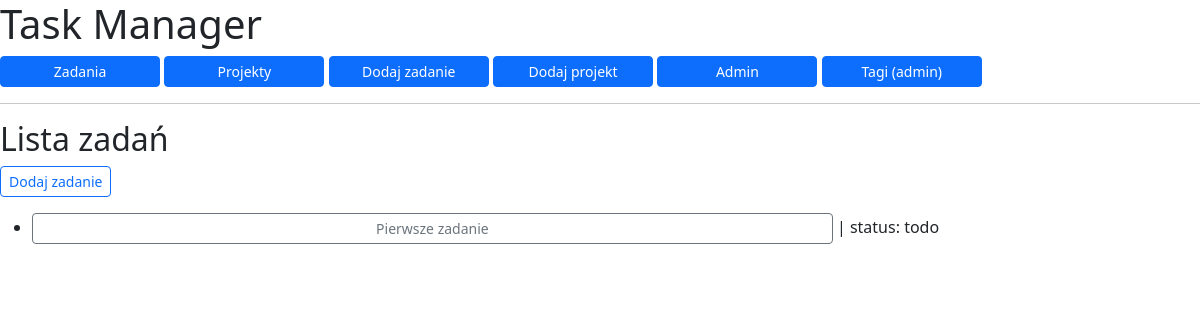
The app's page /, older data.
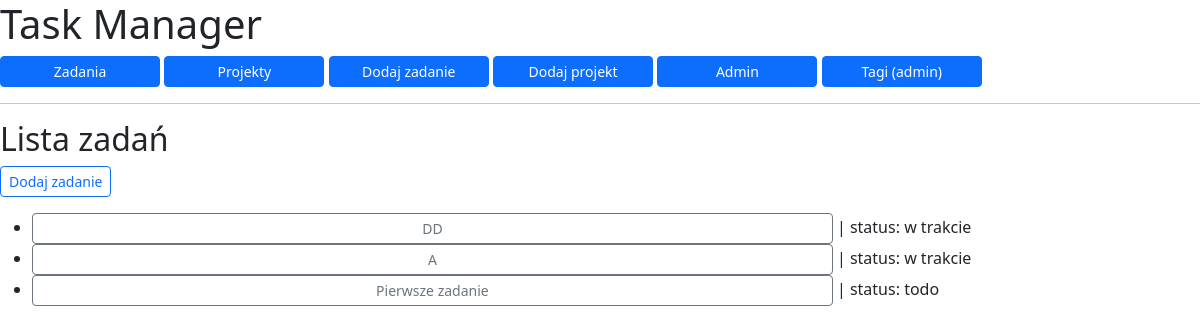
The same page, newer data.
### seredaApp/models.py (models this page shows, shortened)
class Task(models.Model):
    class Status(models.TextChoices):
        TODO = "do zrobienia", "Do zrobienia"
        DOING = "w trakcie", "W trakcie"
        DONE = "zrobione", "Zrobione"
    project = models.ForeignKey(
        Project,
        on_delete=models.CASCADE,
        related_name="tasks",
    )
    title = models.CharField(max_length=100)
    description = models.TextField(blank=True)
    status = models.CharField(
        max_length=12,
        choices=Status.choices,
        default=Status.TODO,
    )
    due_date = models.DateField(blank=True, null=True)
    created_at = models.DateTimeField(auto_now_add=True)
    tags = models.ManyToManyField(
        Tag,
        blank=True,
        related_name="tasks",
    )
    class Meta:
        ordering = ["-created_at"]

### seredaApp/views.py (the view)
# urls.py: path("", TaskListView.as_view(), name="task_list"),
class TaskListView(ListView):
    model = Task
    context_object_name = "seredaApp"
    def get_queryset(self):
        return Task.objects.exclude(status='zrobione')

### seredaApp/templates/seredaApp/task_list.html
{% extends "base.html" %}
{% block content %}
<h2>Lista zadań</h2>
<p>
    <a href="{% url 'task_add' %}" class="btn btn-outline-primary btn-sm">Dodaj zadanie</a>
</p>
{% if seredaApp %}
    <ul>
        {% for task in seredaApp %}
            <li>
                <a href="{% url 'task_detail' task.pk %}" class="btn btn-outline-secondary btn-sm" style="width: 100ch;">
                    {{ task.title }}
                </a>
                | status: {{ task.status }}
            </li>
        {% endfor %}
    </ul>
{% else %}
    <p>Brak zadań.</p>
{% endif %}
{% endblock %}

### seredaApp/templates/base.html (shortened to what this page needs)
<!DOCTYPE html>
<html>
<head>
    <link href="https://cdn.jsdelivr.net/npm/bootstrap@5.3.3/dist/css/bootstrap.min.css" rel="stylesheet">
</head>
<body>
<h1>Task Manager</h1>
 <nav>
     <a href="{% url 'task_list' %}" class="btn btn-primary btn-sm" style="width: 20ch;">Zadania</a>
     <a href="{% url 'project_list' %}"class="btn btn-primary btn-sm" style="width: 20ch;">Projekty</a>
     <a href="{% url 'task_add' %}" class="btn btn-primary btn-sm" style="width: 20ch;">Dodaj zadanie</a>
     <a href="{% url 'project_add' %}"class="btn btn-primary btn-sm" style="width: 20ch;">Dodaj projekt</a>
     <a href="{% url 'admin:index' %}"class="btn btn-primary btn-sm" style="width: 20ch;">Admin</a>
     <a href="{% url 'admin:seredaApp_tag_changelist' %}" class="btn btn-primary btn-sm" style="width: 20ch;">Tagi (admin) </a>
 </nav>
<hr>
{% block content %}
{% endblock %}
</body>
</html>

Row changes from the older to the newer data that the page shows:
added Task: title "DD", status "w trakcie"
added Task: title "A", status "w trakcie"
